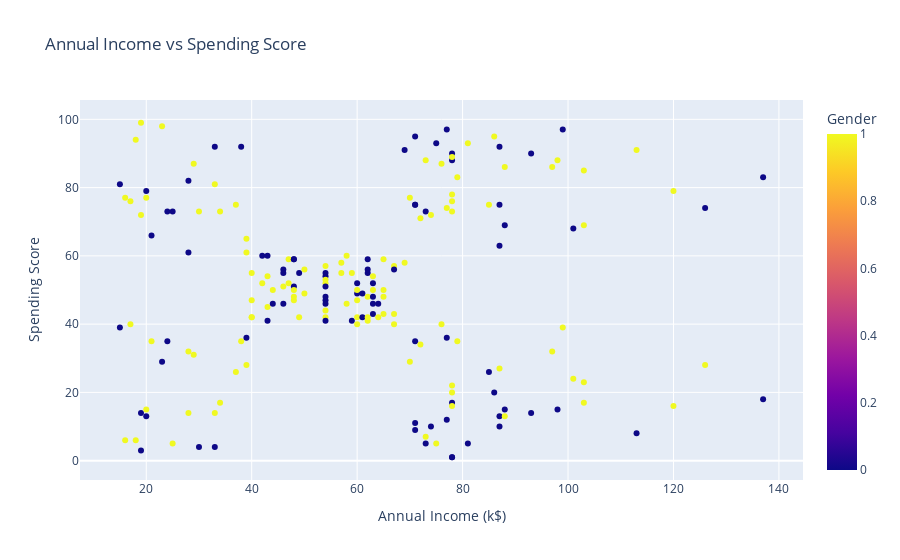

The notebook cell saved with this chart:
### Code cell
fig = px.scatter(data, 
                 x="Annual Income (k$)", 
                 y="Spending Score (1-100)", 
                 color="Gender", 
                 hover_data=["Annual Income (k$)", "Spending Score (1-100)"], 
                 title="Annual Income vs Spending Score", 
                 labels={"Annual Income (k$)": "Annual Income (k$)", "Spending Score (1-100)": "Spending Score"})
fig.show()

### Figure 1 — Plotly figure (JSON) as saved in the notebook; plotly's stock layout.template omitted (floating-point values rounded to 4 significant figures; data arrays with more than 128 entries replaced by an {"elided": "..."} marker saying what was removed)
{"data": [{"hovertemplate": "Annual Income (k$)=%{x}<br>Spending Score=%{y}<br>Gender=%{marker.color}<extra></extra>", "legendgroup": "", "marker": {"color": {"elided": "200 int values"}, "coloraxis": "coloraxis", "symbol": "circle"}, "mode": "markers", "name": "", "orientation": "v", "showlegend": false, "type": "scatter", "x": {"elided": "200 int values"}, "xaxis": "x", "y": {"elided": "200 int values"}, "yaxis": "y"}], "layout": {"coloraxis": {"colorbar": {"title": {"text": "Gender"}}, "colorscale": [[0, "#0d0887"], [0.1111, "#46039f"], [0.2222, "#7201a8"], [0.3333, "#9c179e"], [0.4444, "#bd3786"], [0.5556, "#d8576b"], [0.6667, "#ed7953"], [0.7778, "#fb9f3a"], [0.8889, "#fdca26"], [1, "#f0f921"]]}, "legend": {"tracegroupgap": 0}, "title": {"text": "Annual Income vs Spending Score"}, "xaxis": {"anchor": "y", "domain": [0, 1], "title": {"text": "Annual Income (k$)"}}, "yaxis": {"anchor": "x", "domain": [0, 1], "title": {"text": "Spending Score"}}}}
